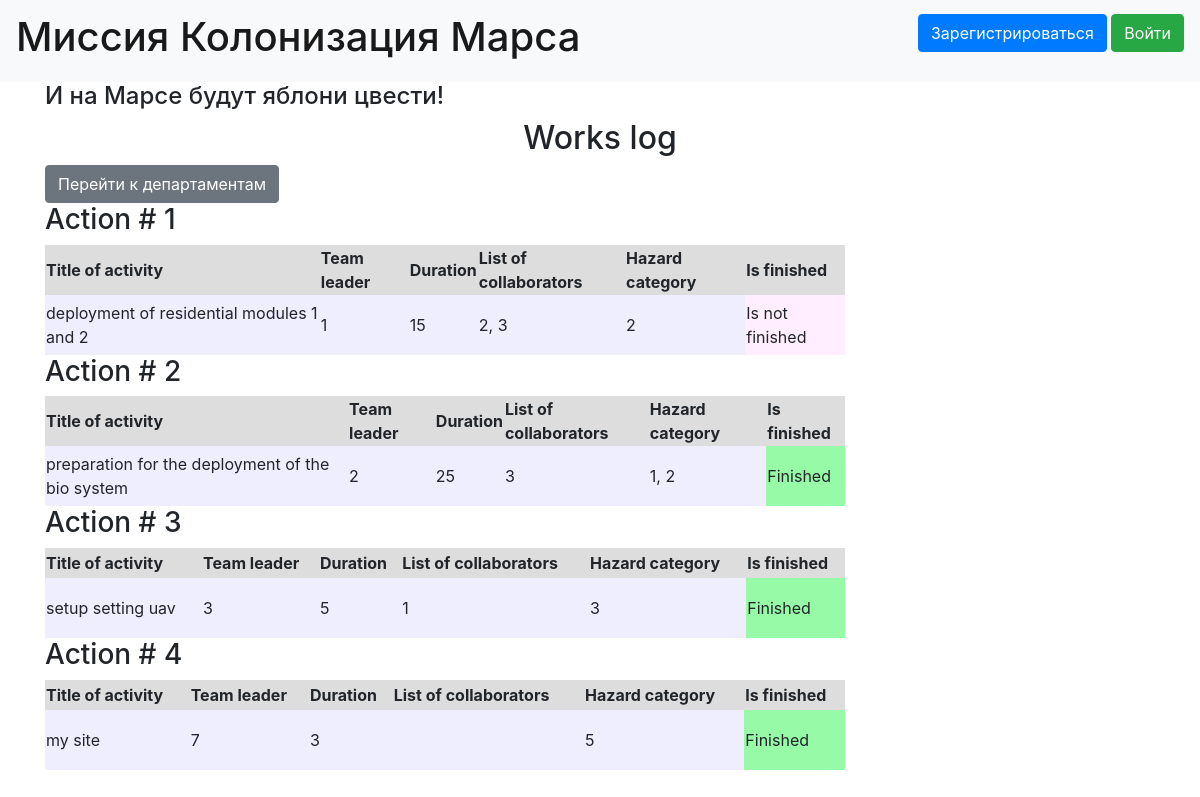
The page / on the database its author committed.
### data/jobs.py (models this page shows)
class Jobs(SqlAlchemyBase):
    __tablename__ = 'jobs'
    id = sqlalchemy.Column(sqlalchemy.Integer, primary_key=True, autoincrement=True)
    team_leader = sqlalchemy.Column(sqlalchemy.Integer, sqlalchemy.ForeignKey("users.id"))
    job = sqlalchemy.Column(sqlalchemy.String, nullable=True)
    work_size = sqlalchemy.Column(sqlalchemy.Integer, nullable=True)
    collaborators = sqlalchemy.Column(sqlalchemy.String, nullable=True)
    start_date = sqlalchemy.Column(sqlalchemy.DateTime, nullable=True)
    end_date = sqlalchemy.Column(sqlalchemy.DateTime, nullable=True)
    is_finished = sqlalchemy.Column(sqlalchemy.Boolean, nullable=True)
    user = orm.relationship('User')
    hazard = orm.relationship("Hazard",
                              secondary="job_to_hazard",
                              backref="jobs")
    def get_hazard_categories(self):
        return ', '.join([str(i.id) for i in self.hazard])

### data/hazard.py (models this page shows)
class Hazard(SqlAlchemyBase):
    __tablename__ = 'hazards'
    id = sqlalchemy.Column(sqlalchemy.Integer, primary_key=True,
                           autoincrement=True)
    name = sqlalchemy.Column(sqlalchemy.String, nullable=True)

### main.py (the view)
@app.route("/")
def index():
    session = db_session.create_session()
    list_work = list(session.query(Jobs))
    return render_template('index.html', list_work=list_work)

### data/db_session.py (called while the page is built)
def create_session() -> Session:
    global __factory
    return __factory()

### templates/index.html (shortened to what this page needs)
{% extends "base.html" %}
{% block content %}
<h2 align="center">Works log</h2>
<a href="departments" class="btn btn-secondary">Перейти к департаментам</a>
{% for job in list_work%}
<h3>Action # {{ job.id }}</h3>
<div>
    <table width="800px">
        <tr bgcolor='#dddddd' height="30px">
            <th>Title of activity</th>
            <th>Team leader</th>
            <th>Duration</th>
            <th>List of collaborators</th>
            <th>Hazard category</th>
            <th>Is finished</th>
        </tr>
        <tr bgcolor='#eeeeff' height="60px">
            <td>{{job.job}}</td>
            <td>{{job.team_leader}}</td>
            <td>{{job.work_size}}</td>
            <td>{{job.collaborators}}</td>
            <td>{{job.get_hazard_categories()}}</td>
            {% if job.is_finished %}
            <td bgcolor='#96faa7'>Finished</td>
            {% else %}
            <td bgcolor='#ffeeff'>Is not finished</td>
            {% endif %}
        </tr>
    </table>
</div>
{% endfor %}
{% endblock %}

### templates/base.html (shortened to what this page needs)
<!doctype html>
<html lang="en">
<head>
    <link rel="stylesheet"
          href="https://stackpath.bootstrapcdn.com/bootstrap/4.4.1/css/bootstrap.min.css"
>
    <link rel="stylesheet" type="text/css" href="{{url_for('static', filename='css/style.css')}}" />
</head>
<body>
<header>
    <nav class="navbar navbar-light bg-light">
        <a class="navbar-brand" href="#"><h1> Миссия Колонизация Марса</h1></a>
        {% if current_user.is_authenticated %}
    <a class="navbar-brand" href="/logout">{{ current_user.name }}</a>
{% else %}
    <p>
        <a class="btn btn-primary " href="/register">Зарегистрироваться</a>
        <a class="btn btn-success" href="/login">Войти</a>
    </p>
{% endif %}
    </nav>
</header>
<main role="main" class="container">
    <h4>И на Марсе будут яблони цвести!</h4>
    {% block content %}{% endblock %}
</main>
</body>
</html>

### rows shown on the page
Jobs: id "1", job "deployment of residential modules 1 and 2", team_leader "1", work_size "15", collaborators "2, 3", get_hazard_categories "2", is_finished "Is not finished"
Jobs: id "2", job "preparation for the deployment of the bio system", team_leader "2", work_size "25", collaborators "3", get_hazard_categories "1, 2", is_finished "Finished"
Jobs: id "3", job "setup setting uav", team_leader "3", work_size "5", collaborators "1", get_hazard_categories "3", is_finished "Finished"
Jobs: id "4", job "my site", team_leader "7", work_size "3", get_hazard_categories "5", is_finished "Finished"
